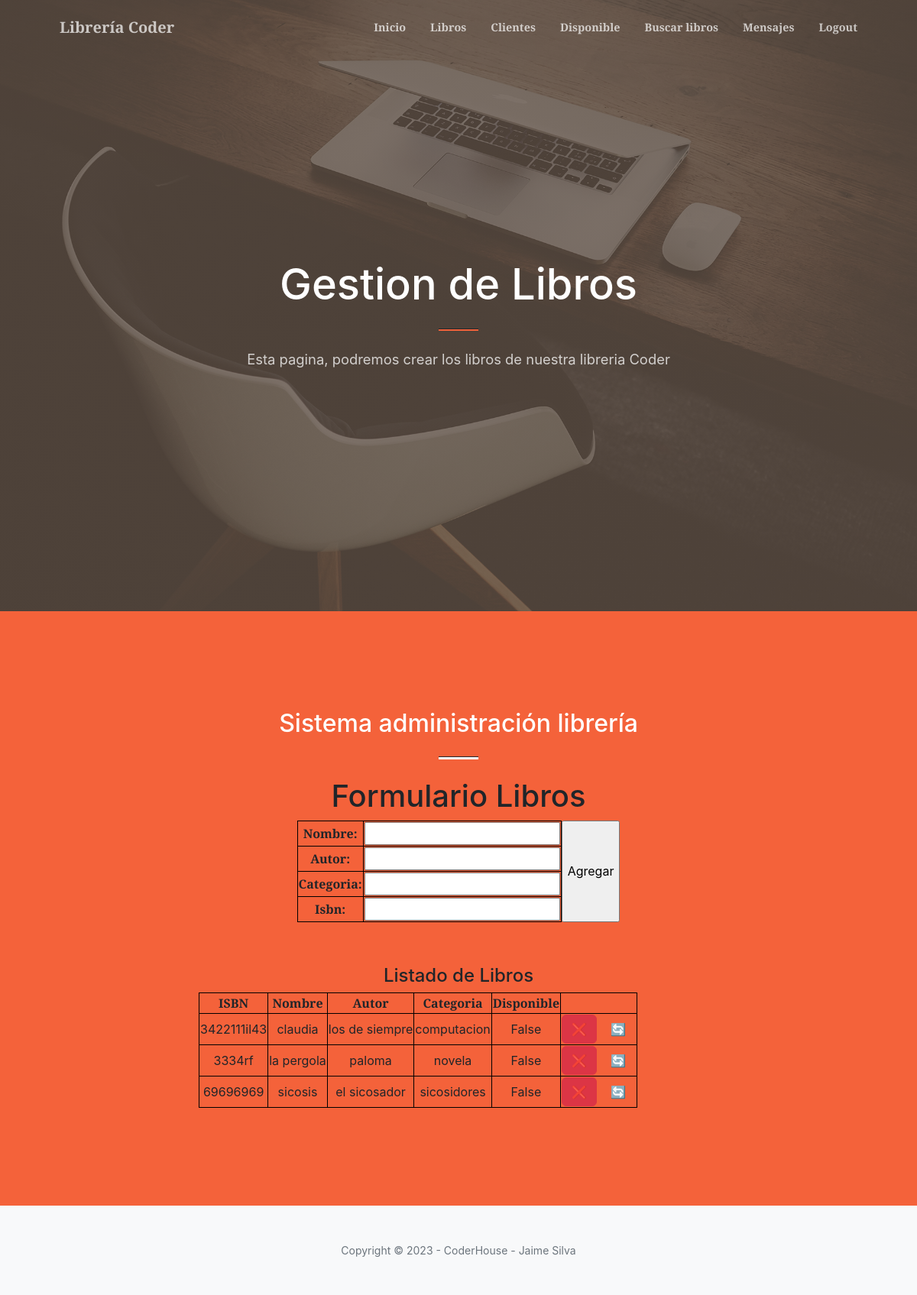
Page /milibreria/libros/ (signed in) on the earlier database version.
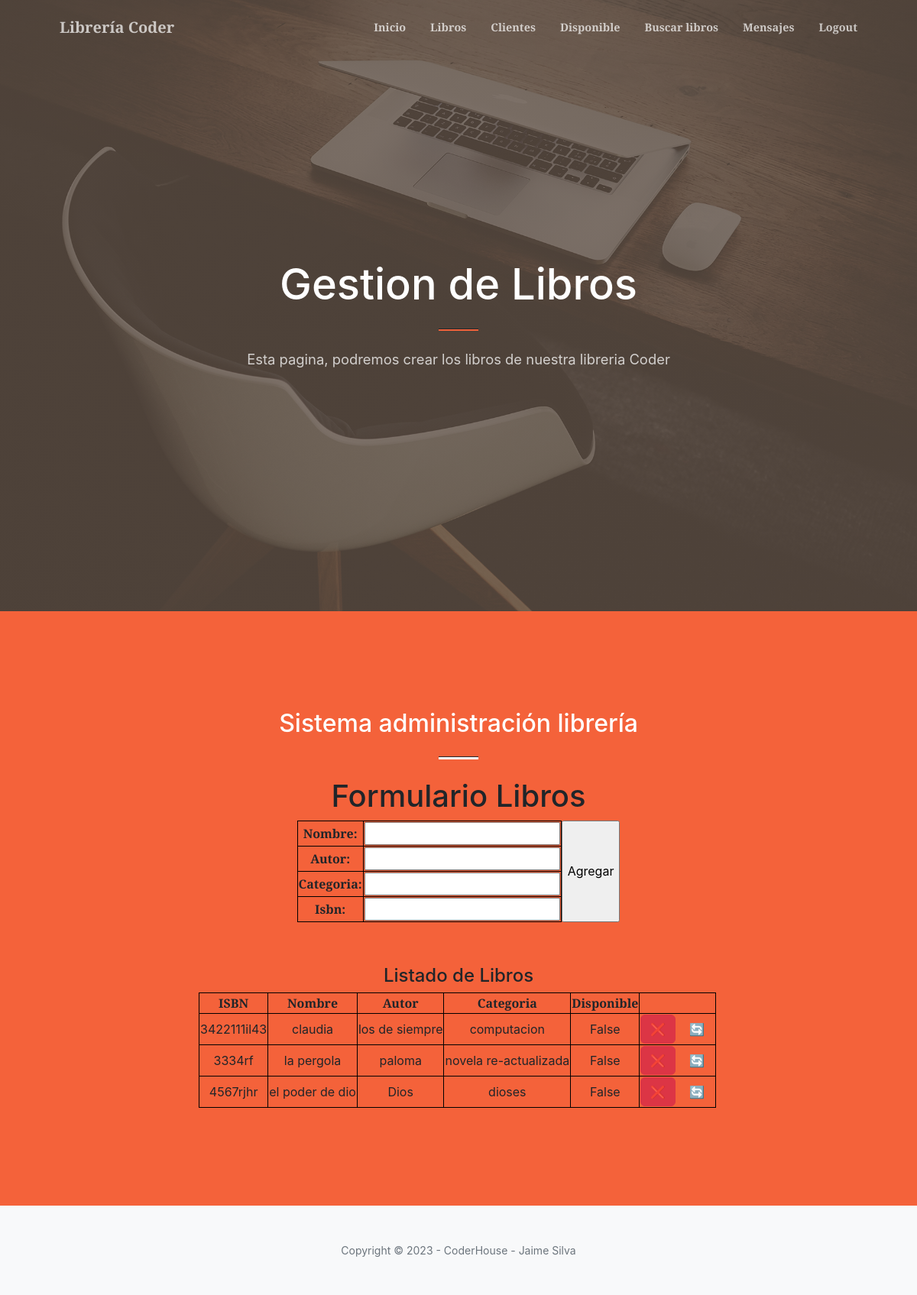
Same page on the later database version.
### miLibreria/models.py (models this page shows, shortened)
class libro(models.Model):
    nombreLi = models.CharField(max_length=100)
    autorLi = models.CharField(max_length=200)
    categoriaLi = models.CharField(max_length=100)
    isbn = models.CharField(primary_key=True, max_length=50)
    disponible = models.BooleanField(default=False)

### miLibreria/views.py (the view)
# urls.py: path('libros/', libros, name= "libros"),
@login_required
def libros(request):
    if request.method =='POST':
        form = LibroForm(request.POST)
        if form.is_valid():
            info = form.cleaned_data
            if info["nombre"] :
                nombre = info["nombre"]
                autor = info["autor"]
                categoria = info["categoria"]
                isbn = info["isbn"]
                li = libro(nombreLi=nombre, autorLi=autor, categoriaLi=categoria, isbn=isbn)
                li.save()
                mensaje="Libro agregado exitósamente"
            else:
                mensaje = "Datos no válidos"
        else:
            mensaje = "Datos no válidos"
        formulario_libros = LibroForm()
        libros_list = libro.objects.all()
        return render(request,'libros.html', {"mensaje":mensaje, "formulario":formulario_libros, "libros": libros_list})
    else:
        formulario_libros = LibroForm()
        libros_list = libro.objects.all()
    return render(request,"libros.html", {"formulario":formulario_libros,"libros": libros_list})

### miLibreria/forms.py
class LibroForm(forms.Form):
    nombre = forms.CharField(max_length=100)
    autor = forms.CharField(max_length=200)
    categoria = forms.CharField(max_length=100)
    isbn = forms.CharField(max_length=50)

### miLibreria/templates/libros.html (shortened to what this page needs)
{% extends 'padre.html' %}
{% load static %}
{% block titulo %}  Gestion de Libros{% endblock titulo %}
{% block descripcion_titulo %} Esta pagina, podremos crear los libros de nuestra libreria Coder {% endblock %}
{% block contenido_que_cambia %}
    <h1>Formulario Libros</h1>
    <form class="formlibro" action="{% url 'libros' %}" method="POST"> {% csrf_token %}
        <table>
            {{ formulario.as_table }}
        </table>
        <br>
        <input type="submit" value="Agregar">
    </form>
    <br>
{% endblock contenido_que_cambia %}
{% block descripcion_final %}
   {% if libros %}
        <br>
        <h4>Listado de Libros</h4>
        <table>
            <thead>
                <tr>
                    <th>ISBN</th>
                    <th>Nombre</th>
                    <th>Autor</th>
                    <th>Categoria</th>
                    <th>Disponible</th>
                </tr>
            </thead>
            {% for lib in libros %}
                <tbody>
                    <td>
                        {{ lib.isbn }}
                    </td>
                    <td>
                        {{ lib.nombreLi }}
                    </td>
                    <td>
                        {{ lib.autorLi }}
                    </td>
                    <td>
                        {{ lib.categoriaLi }}
                    </td>
                    <td>
                        {{ lib.disponible }}
                    </td>
                    <td>
                        <a class="btn btn-danger" href="{% url 'eliminarlibro'  lib.isbn %}">❌</a>
                        <a class="btn btn-succes" href="{% url  'editarlibro' lib.isbn %}">🔄</a>
                    </td>
                </tbody>
            {% endfor %}
        </table>
    {% endif %}
{% endblock descripcion_final %}

### mensajeria/templates/padre.html (shortened to what this page needs)
<!DOCTYPE html>
<html lang="en">
    <head>
        {% load static %}
        <link href="https://cdn.jsdelivr.net/npm/bootstrap-icons@1.5.0/font/bootstrap-icons.css" rel="stylesheet" />
        <link href="https://cdnjs.cloudflare.com/ajax/libs/SimpleLightbox/2.1.0/simpleLightbox.min.css" rel="stylesheet" />
        <link href="{% static 'css/styles.css' %}" rel="stylesheet" />
    </head>
    <body id="page-top">
        <nav class="navbar navbar-expand-lg navbar-light fixed-top py-3" id="mainNav">
            <div class="container px-4 px-lg-5">
                <a class="navbar-brand" href="{% url 'inicio' %}">Librería Coder</a>
                <div class="collapse navbar-collapse" id="navbarResponsive">
                    <ul class="navbar-nav ms-auto my-2 my-lg-0">
                        <li class="nav-item"><a class="nav-link" href="{% url 'inicio' %}">Inicio</a></li>
                        <li class="nav-item"><a class="nav-link" href="{% url 'libros' %}">Libros</a></li>
                        <li class="nav-item"><a class="nav-link" href="{% url 'clientes_list' %}">Clientes</a></li>
                        <li class="nav-item"><a class="nav-link" href="{% url 'disponible' %}">Disponible</a></li>
                        <li class="nav-item"><a class="nav-link" href="{% url 'busquedalibro' %}">Buscar libros</a></li>
                        <li class="nav-item"><a class="nav-link" href="{% url 'messages' %}">Mensajes</a></li>
                        {% if user.is_authenticated %}
                            <li class="nav-item"><a class="nav-link" href="{% url 'logout' %}">Logout</a></li>
                        {% else %}
                            <li class="nav-item"><a class="nav-link" href="{% url 'register' %}">Regitrate</a></li>
                            <li class="nav-item"><a class="nav-link" href="{% url 'login' %}">Login</a></li>
                        {% endif %}
                    </ul>
                </div>
            </div>
        </nav>
        <header class="masthead">
            <div class="container px-4 px-lg-5 h-100">
                <div class="row gx-4 gx-lg-5 h-100 align-items-center justify-content-center text-center">
                    <div class="col-lg-8 align-self-end">
                        <h1 class="text-white font-weight-bold">{% block titulo %}
                            {% endblock %}
                        </h1>
                        <hr class="divider" />
                    </div>
                    <div class="col-lg-8 align-self-baseline">
                        <p class="text-white-75 mb-5">{% block descripcion_titulo %}
                             {% endblock %}
                        </p>
                    </div>
                </div>
            </div>
        </header>
        <section class="page-section bg-primary" id="about">
            <div class="container px-4 px-lg-5">
                <div class="row gx-4 gx-lg-5 justify-content-center">
                    <div class="col-lg-8 text-center">
                        <h2 class="text-white mt-0">Sistema administración librería</h2>
                        <hr class="divider divider-light" />
                    </div>
                    <div class="col-lg-8 text-left">
                        {% block contenido_que_cambia %}
                        {% endblock %}
                    </div>
                    <div  class="col-lg-8 text-left">
                        {% block descripcion_final %}
                         {% endblock %}
                    </div>
                </div>
            </div>
        </section>
        <footer class="bg-light py-5">
            <div class="container px-4 px-lg-5"><div class="small text-center text-muted">Copyright &copy; 2023 - CoderHouse - Jaime Silva</div></div>
        </footer>
    </body>
</html>

Differences in the rows shown:
removed libro: isbn "69696969", nombreLi "sicosis", autorLi "el sicosador", categoriaLi "sicosidores", disponible "False"
changed libro "3334rf": categoriaLi "novela" → "novela re-actualizada"
added libro: isbn "4567rjhr", nombreLi "el poder de dio", autorLi "Dios", categoriaLi "dioses", disponible "False"
